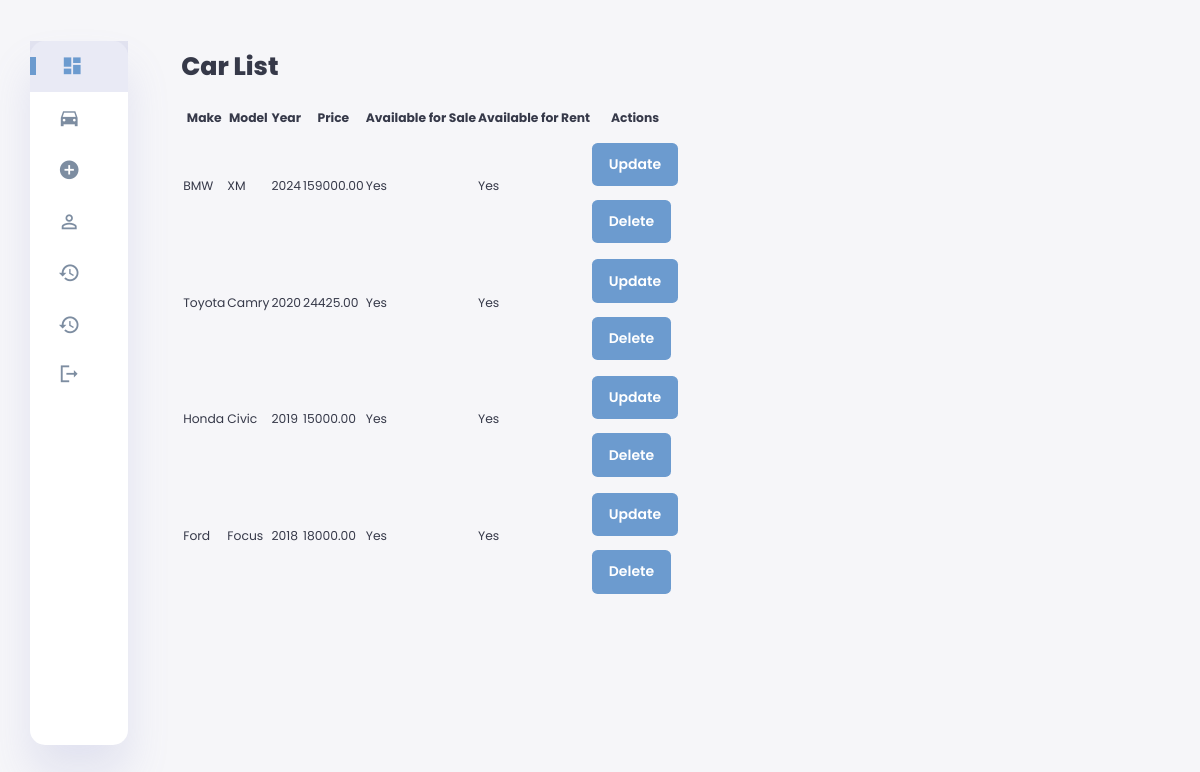
Page /cars/ (signed in) on the earlier database version.
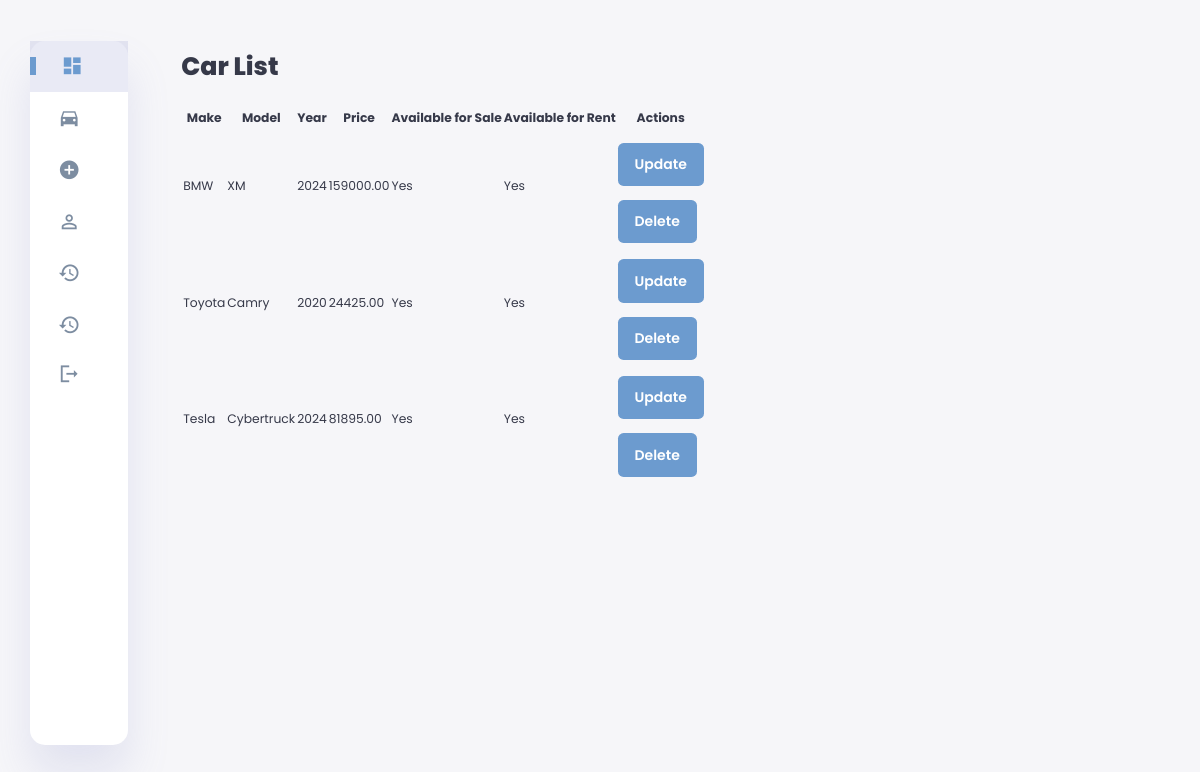
Same page on the later database version.
### sales_rental/models.py (models this page shows, shortened)
class Car(models.Model):
    make = models.CharField(max_length=50)
    model = models.CharField(max_length=50)
    year = models.PositiveIntegerField()
    price = models.DecimalField(max_digits=10, decimal_places=2)
    description = models.TextField()
    images = models.ManyToManyField('CarImage', related_name='cars', blank=True)
    discount = models.DecimalField(max_digits=5, decimal_places=2, null=True, blank=True)
    is_available_for_sale = models.BooleanField(default=True)
    is_available_for_rent = models.BooleanField(default=True)

### sales_rental/admin_views.py (the view)
# urls.py: path('cars/', admin_views.car_list, name='car_list'),
@user_passes_test(lambda u: u.is_superuser)
def car_list(request):
    cars = Car.objects.all()
    return render(request, 'car_list.html', {'cars': cars})

### sales_rental/context_processors.py (called while the page is built)
def current_year(request):
    return {'current_year': datetime.now().year}

### sales_rental/templates/car_list.html (shortened to what this page needs)
{% extends "admin_base.html" %}
{% load static %}
{% block content %}
<main>
    <h1>Car List</h1>
    <table>
        <thead>
            <tr>
                <th>Make</th>
                <th>Model</th>
                <th>Year</th>
                <th>Price</th>
                <th>Available for Sale</th>
                <th>Available for Rent</th>
                <th>Actions</th>
            </tr>
        </thead>
        <tbody>
            {% for car in cars %}
            <tr>
                <td>{{ car.make }}</td>
                <td>{{ car.model }}</td>
                <td>{{ car.year }}</td>
                <td>{{ car.price }}</td>
                <td>{{ car.is_available_for_sale|yesno:"Yes,No" }}</td>
                <td>{{ car.is_available_for_rent|yesno:"Yes,No" }}</td>
                <td>
                    <a href="{% url 'car_update' car.id %}" class="btn btn-primary">Update</a>
                    <a href="{% url 'car_delete' car.id %}" class="btn btn-danger">Delete</a>
                </td>
            </tr>
            {% endfor %}
        </tbody>
    </table>
</main>
{% endblock %}

Differences in the rows shown:
removed Car: make "Honda", model "Civic", year "2019", price "15000.00", is_available_for_sale "Yes", is_available_for_rent "Yes"
removed Car: make "Ford", model "Focus", year "2018", price "18000.00", is_available_for_sale "Yes", is_available_for_rent "Yes"
added Car: make "Tesla", model "Cybertruck", year "2024", price "81895.00", is_available_for_sale "Yes", is_available_for_rent "Yes"
